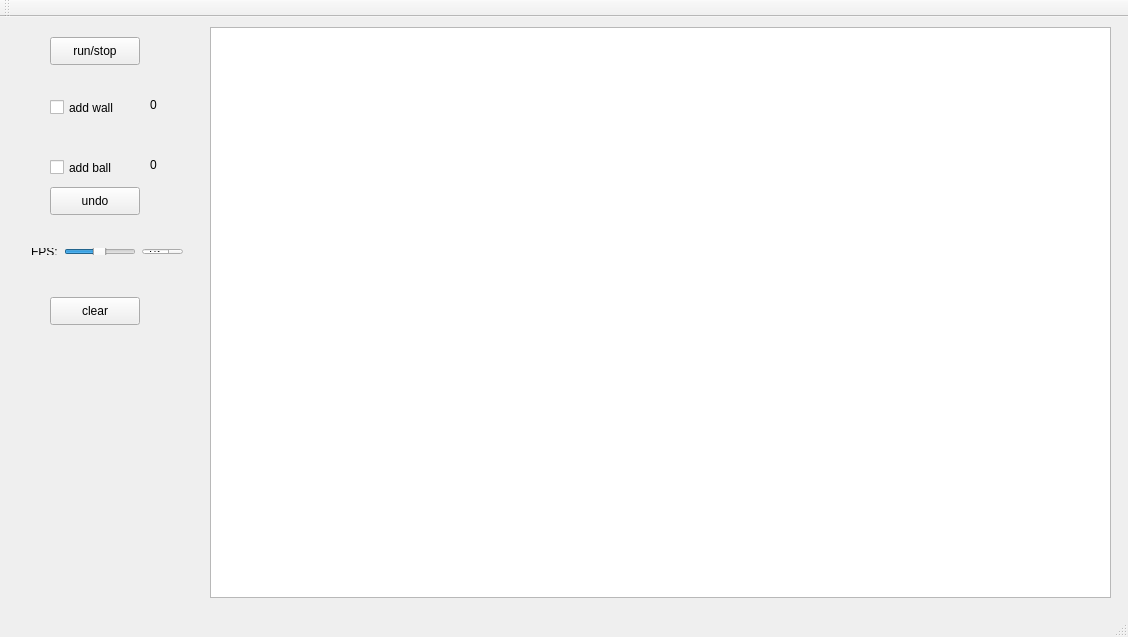
<?xml version="1.0" encoding="UTF-8"?>
<ui version="4.0">
 <class>MainWindow</class>
 <widget class="QMainWindow" name="MainWindow">
  <property name="geometry">
   <rect>
    <x>0</x>
    <y>0</y>
    <width>1128</width>
    <height>637</height>
   </rect>
  </property>
  <property name="windowTitle">
   <string>MainWindow</string>
  </property>
  <widget class="QWidget" name="centralWidget">
   <widget class="QPushButton" name="run_stop_pushButton">
    <property name="geometry">
     <rect>
      <x>50</x>
      <y>20</y>
      <width>90</width>
      <height>28</height>
     </rect>
    </property>
    <property name="text">
     <string>run/stop</string>
    </property>
   </widget>
   <widget class="QCheckBox" name="add_wall_checkBox">
    <property name="geometry">
     <rect>
      <x>50</x>
      <y>80</y>
      <width>88</width>
      <height>21</height>
     </rect>
    </property>
    <property name="text">
     <string>add wall</string>
    </property>
   </widget>
   <widget class="QCheckBox" name="add_ball_checkBox">
    <property name="geometry">
     <rect>
      <x>50</x>
      <y>140</y>
      <width>88</width>
      <height>21</height>
     </rect>
    </property>
    <property name="text">
     <string>add ball</string>
    </property>
   </widget>
   <widget class="QGraphicsView" name="graphicsView">
    <property name="geometry">
     <rect>
      <x>210</x>
      <y>10</y>
      <width>901</width>
      <height>571</height>
     </rect>
    </property>
   </widget>
   <widget class="QWidget" name="layoutWidget">
    <property name="geometry">
     <rect>
      <x>20</x>
      <y>220</y>
      <width>174</width>
      <height>29</height>
     </rect>
    </property>
    <layout class="QHBoxLayout" name="horizontalLayout">
     <item>
      <widget class="QLabel" name="label">
       <property name="text">
        <string>FPS:</string>
       </property>
      </widget>
     </item>
     <item>
      <widget class="QSlider" name="horizontalSlider">
       <property name="minimum">
        <number>1</number>
       </property>
       <property name="maximum">
        <number>30</number>
       </property>
       <property name="pageStep">
        <number>2</number>
       </property>
       <property name="value">
        <number>15</number>
       </property>
       <property name="orientation">
        <enum>Qt::Horizontal</enum>
       </property>
      </widget>
     </item>
     <item>
      <widget class="QSpinBox" name="spinBox">
       <property name="minimum">
        <number>1</number>
       </property>
       <property name="maximum">
        <number>30</number>
       </property>
       <property name="value">
        <number>15</number>
       </property>
      </widget>
     </item>
    </layout>
   </widget>
   <widget class="QLabel" name="label_2">
    <property name="geometry">
     <rect>
      <x>210</x>
      <y>10</y>
      <width>911</width>
      <height>571</height>
     </rect>
    </property>
    <property name="text">
     <string/>
    </property>
   </widget>
   <widget class="QLabel" name="wall_num_label">
    <property name="geometry">
     <rect>
      <x>150</x>
      <y>80</y>
      <width>58</width>
      <height>16</height>
     </rect>
    </property>
    <property name="text">
     <string>0</string>
    </property>
   </widget>
   <widget class="QLabel" name="ball_num_label">
    <property name="geometry">
     <rect>
      <x>150</x>
      <y>140</y>
      <width>58</width>
      <height>16</height>
     </rect>
    </property>
    <property name="text">
     <string>0</string>
    </property>
   </widget>
   <widget class="QPushButton" name="undo_pushButton">
    <property name="geometry">
     <rect>
      <x>50</x>
      <y>170</y>
      <width>90</width>
      <height>28</height>
     </rect>
    </property>
    <property name="text">
     <string>undo</string>
    </property>
   </widget>
   <widget class="QPushButton" name="clear_pushButton">
    <property name="geometry">
     <rect>
      <x>50</x>
      <y>280</y>
      <width>90</width>
      <height>28</height>
     </rect>
    </property>
    <property name="text">
     <string>clear</string>
    </property>
   </widget>
  </widget>
  <widget class="QMenuBar" name="menuBar">
   <property name="geometry">
    <rect>
     <x>0</x>
     <y>0</y>
     <width>1128</width>
     <height>24</height>
    </rect>
   </property>
  </widget>
  <widget class="QToolBar" name="mainToolBar">
   <attribute name="toolBarArea">
    <enum>TopToolBarArea</enum>
   </attribute>
   <attribute name="toolBarBreak">
    <bool>false</bool>
   </attribute>
  </widget>
  <widget class="QStatusBar" name="statusBar"/>
 </widget>
 <layoutdefault spacing="6" margin="11"/>
 <resources/>
 <connections/>
</ui>
